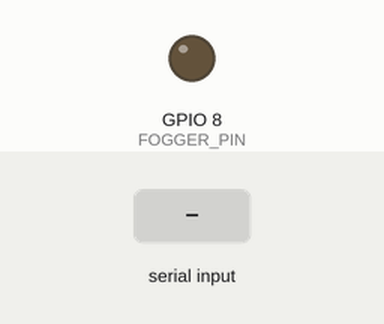
A sketch run on a simulated ESP8266 (NodeMCU). Parts: output pins drawn as LEDs (lit = HIGH). The inputs (shaded band) are chosen by the test bench. What the sketch prints to the serial monitor is not drawn.

Above: at 14.8 s.
14.9 s: "1\n" received over Serial
At 19.7 s:
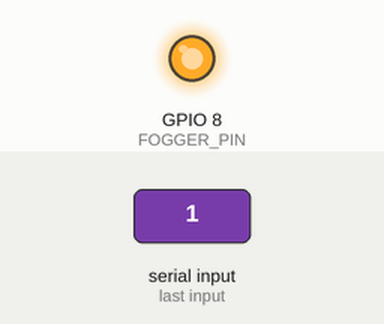
Timing chart, 0 to 34.4 s (numbered marks = the images above; inputs shaded):
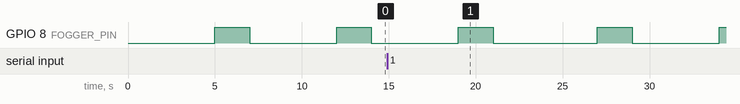

The sketch:

controller.ino
```cpp
// PROPERTIES:
#define FOGGER_PIN 8
#define MEASUREMENT_FREQUENCY 5
#define DHTPIN D2                       // numer pinu sygnałowego
#define DHTTYPE DHT11                   // typ czujnika (DHT11). Jesli posiadamy DHT22 wybieramy DHT22
#define TRANSMITION_TIMEOUT 5000

#include <ArduinoJson.h>

//DHT dht(DHTPIN, DHTTYPE);

float typedValue, measuredHumidityValue, measuredTemperature;
int timeInterval = 5000, workTime = 2000, workCounter = 0;
const int transmitionLength = 3;
unsigned long timestart = 0;
String jsonResponse="json";


void setup() {
  initialize();
}

void loop() {
  serialRead();
  humidityMeasurement();
  setDelayAndWorkTime();
  waitAndSpray();
}

void initialize(){
  Serial.begin(9600);
  pinMode(FOGGER_PIN, OUTPUT);
  //dht.begin();
}

void serialRead() {
  if (Serial.available() != 0){
    String request = Serial.readStringUntil('\r');    // read client/server request
    String responseMsg;

    if(request[0] != 0x7E){         // '~'
      responseMsg = "ERROR: Wrong beginning of the transmition message";
    }
    else if(request[2] != 0x7E){    // 0x7F DEL key
      responseMsg = "ERROR: Wrong ending of the transmition message";
    }
    else {
      responseMsg = "SUCCESS: Transmition received succesfully";
      typedValue = (float)request[1];
    }
    /*const size_t capacity = JSON_OBJECT_SIZE(4);
    DynamicJsonDocument doc(capacity);

    doc["temp"] = 25.05;
    doc["humi"] = 50.25;
    doc["transmitionMsg"] = "OK";
    doc["measurmentMsg"] = "ERROR";

    serializeJson(doc, Serial);*/
    Serial.print(responseMsg);
  }
}


void humidityMeasurement(){
  if(workCounter == MEASUREMENT_FREQUENCY){             // check if counter has achieved MEASUREMENT_FREQUENCY value
      workCounter = 0;                                  // zeroing the counter
      measuredHumidityValue = 60;
      measuredTemperature = 25;
      /*measuredTemperature = dht.readTemperature();
      measuredHumidityValue = dht.readHumidity();
    */
      if (isnan(measuredTemperature) || isnan(measuredHumidityValue)) {
        Serial.write("ERROR: Measurement error");
        measuredHumidityValue = 50;
      } else{
        serialSend();
      }
   }

}

void serialSend(){


  Serial.println(jsonResponse);
}

void setDelayAndWorkTime(){

}

void waitAndSpray() {
  delay(timeInterval);
  digitalWrite(FOGGER_PIN, HIGH);
  delay(workTime);
  digitalWrite(FOGGER_PIN, LOW);
  workCounter++;
}
```
